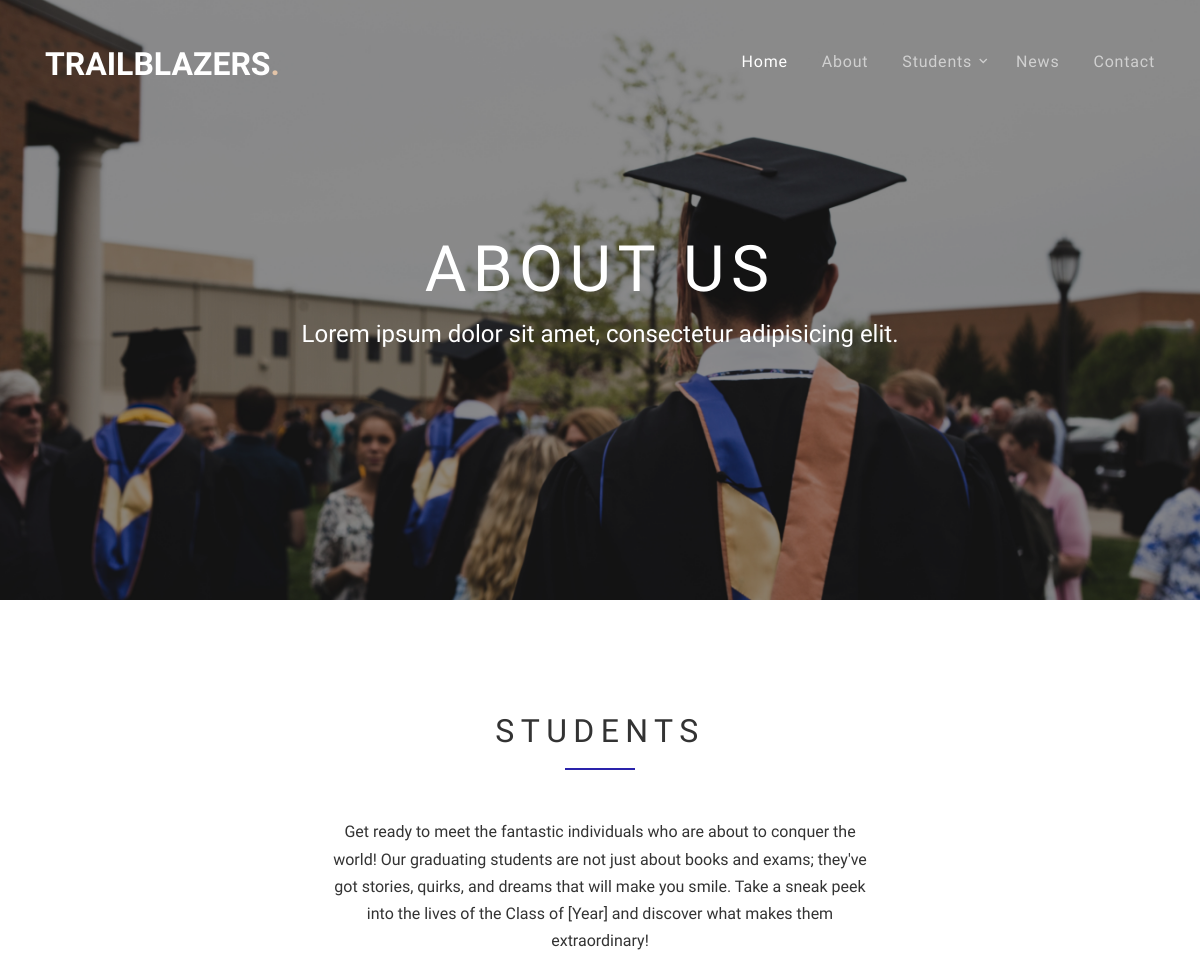
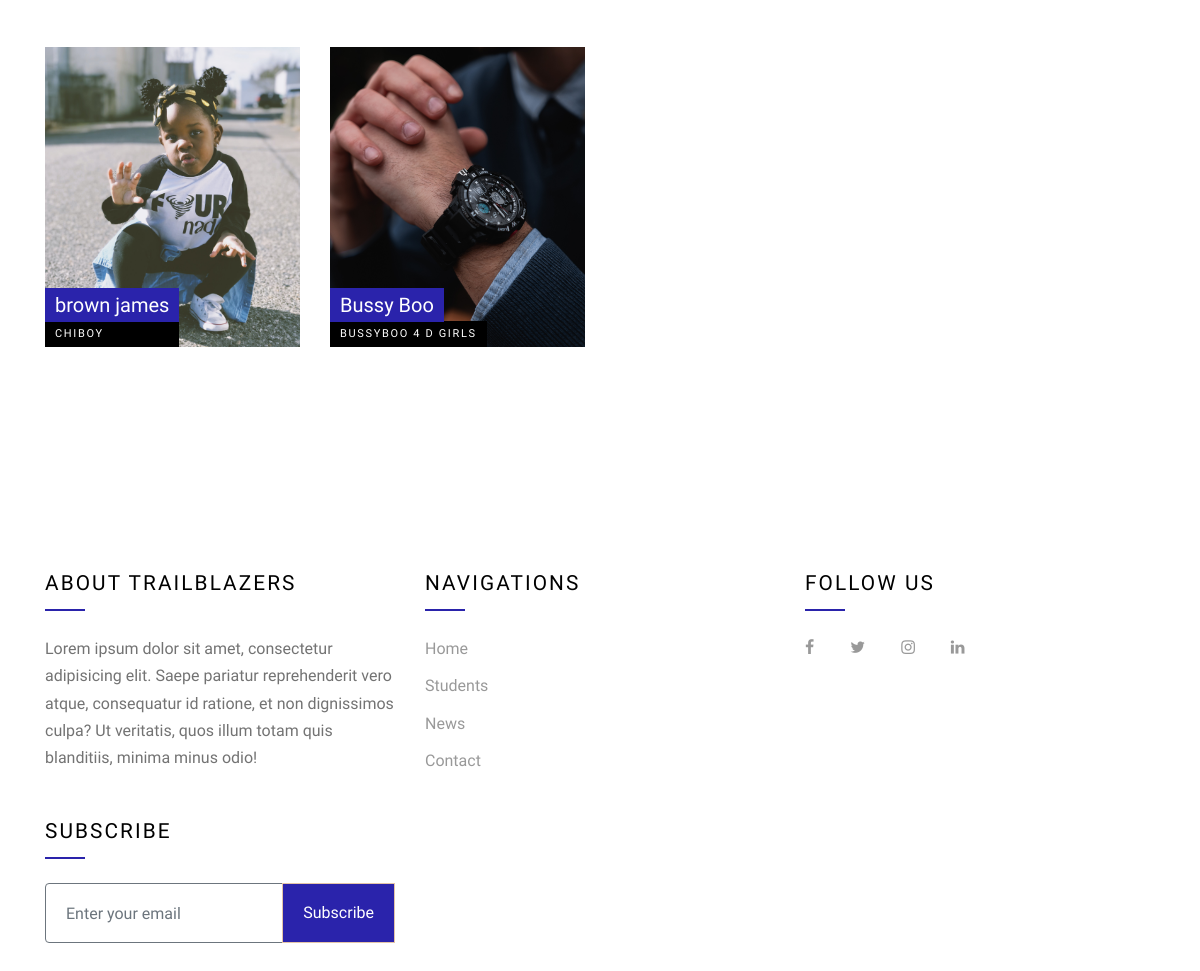
The page /about/ on the database its author committed (2 pictures, top to bottom).
### year_book/models.py (models this page shows, shortened)
class Year_Book(models.Model):
    student_first_name = models.CharField(max_length=200, blank=False)
    student_last_name = models.CharField(max_length=200, blank=False)
    student_nick_name = models.CharField(max_length=100, blank=False)
    student_image = models.FileField(blank=False, null=False, upload_to='student')
    email = models.EmailField(blank=False)
    phone_number = models.CharField(max_length=11, blank=False)
    favorite_course = models.CharField(max_length=100, blank=False)
    favorite_lecturer = models.CharField(max_length=100, blank=False)
    most_challenging_course = models.CharField(max_length=100, blank=False)
    relationship_status = models.CharField(max_length=100)
    date_of_birth = models.DateField(auto_now_add=True)
    hobbies = models.CharField(max_length=200)
    fun_fact_about_me = models.TextField()
    favorite_quote = models.TextField()
    resident_address = models.CharField(max_length=500)
    twitter_handle = models.URLField(max_length=200, blank=True)
    facebook_handle = models.URLField(max_length=200, blank=True)
    github = models.URLField(max_length=200, blank=True)
    linkedin = models.CharField(max_length=200, blank=True)
    slug = models.SlugField(max_length=250, unique=True)
    time_uploaded = models.DateTimeField('date uploaded', default=datetime.now())
    approve = models.BooleanField(default=False)
    class Meta():
        verbose_name_plural = 'Class Year Book'
    def get_student_url(self):
        return reverse('year_book:student_details', kwargs={'slug':self.slug} )

### year_book/views.py (the view)
# urls.py: path('about/', views.about, name='about'),
def about(request):
    about = About.objects.order_by('-time_uploaded')
    students = Year_Book.objects.order_by('-time_uploaded')
    return render(request, 'client/about.html', {'about':about, 'student_key':students,})

### templates/client/about.html (shortened to what this page needs)
{% extends 'client/base.html' %}
{% load static %}
{% block content %}
    <div class="site-blocks-cover inner-page-cover overlay" style="background-image: url('{% static 'images/abt.jpg' %}');"
    data-aos="fade" data-stellar-background-ratio="0.5" data-aos="fade">
    <div class="container">
      <div class="row align-items-center justify-content-center">
        <div class="col-md-7 text-center" data-aos="fade-up" data-aos-delay="400">
          <h1 class="text-white">About Us</h1>
          <p>Lorem ipsum dolor sit amet, consectetur adipisicing elit.</p>
        </div>
      </div>
    </div>
  </div>
  <div class="site-section">
    <div class="container">
      <div class="row">
        <div class="site-section-heading text-center mb-5 w-border col-md-6 mx-auto">
          <h2 class="mb-5">STUDENTS</h2>
          <p>Get ready to meet the fantastic individuals who are about to conquer the world! Our graduating students are not just about books and exams; they've got stories, quirks, and dreams that will make you smile. Take a sneak peek into the lives of the Class of [Year] and discover what makes them extraordinary!</p>
        </div>
      </div>
      <div class="row">
        {% if student_key %}
        {% for s in student_key %}
        <div class="col-md-6 col-lg-3" data-aos="fade-up" data-aos-delay="100">
          <a href="{{s.get_student_url}}" class="unit-9">
            <div class="image" style="background-image: url('{{s.student_image.url}}');"></div>
            <div class="unit-9-content">
              <h2>{{s.student_first_name}}  {{s.student_last_name}}</h2>
              <span>{{s.student_nick_name}}</span>
            </div>
          </a>
        </div>
        {% endfor %}
        {% endif %}
      </div>
    </div>
  </div>
{% endblock %}

### static/css/style.css (style rules this page uses)
body { line-height: 1.7; font-weight: 400; font-size: 1rem; color: #333; font-family: "Nunito Sans", -apple-system, BlinkMacSystemFont, "Segoe UI", Roboto, "Helvetica Neue", Arial, sans-serif, "Apple Color Emoji", "Segoe UI Emoji", "Segoe UI Symbol", "Noto Color Emoji"; }
h1, h2, h3, h4, h5, h6 { font-family: 'Oswald', sans-serif; }
a { -webkit-transition: .3s all ease; -o-transition: .3s all ease; transition: .3s all ease; }
.site-section { padding: 3em 0; }
@media (min-width: 768px) { .site-section { padding: 7em 0; } }
.site-blocks-cover { background-size: cover; background-repeat: no-repeat; background-position: top; }
.site-blocks-cover.overlay { position: relative; }
.site-blocks-cover.overlay:before { position: absolute; content: ""; left: 0; bottom: 0; right: 0; top: 0; background: rgba(0, 0, 0, 0.4); }
.site-blocks-cover, .site-blocks-cover .row { min-height: 600px; height: calc(100vh); }
.site-blocks-cover.inner-page-cover, .site-blocks-cover.inner-page-cover .row { min-height: 600px; height: calc(30vh); }
.site-blocks-cover h1 { font-weight: 900; color: #fff; font-size: 4rem; font-weight: normal; letter-spacing: .1em; text-transform: uppercase; }
.site-blocks-cover p { color: #fff; font-size: 1.5rem; line-height: 1.5; }
.padded-multi-line-primary, .unit-9 h2 { display: inline; background: #2a23ab; -webkit-box-shadow: 10px 0 0 #2a23ab, 0px 0 0 #2a23ab; box-shadow: 10px 0 0 #2a23ab, 0px 0 0 #2a23ab; }
.padded-multi-line-black, .unit-9 span { display: inline; background: #000; -webkit-box-shadow: 10px 0 0 #000, 0px 0 0 #000; box-shadow: 10px 0 0 #000, 0px 0 0 #000; }
.unit-9 { background-size: cover; background-position: center center; background-repeat: none; height: 300px; position: relative; display: block; overflow: hidden; }
.unit-9 .image { background-size: cover; background-position: center center; -webkit-transition: .3s all ease-in-out; -o-transition: .3s all ease-in-out; transition: .3s all ease-in-out; height: 300px; -webkit-transition: .3s all ease; -o-transition: .3s all ease; transition: .3s all ease; -webkit-transform: scale(1.05); -ms-transform: scale(1.05); transform: scale(1.05); }
.unit-9 .unit-9-content { -webkit-transition: .3s all ease-in-out; -o-transition: .3s all ease-in-out; transition: .3s all ease-in-out; position: absolute; bottom: 0; }
.unit-9 h2 { padding-left: 10px; padding-top: 5px; padding-bottom: 5px; color: #fff; font-size: 20px; margin-bottom: 0; }
.unit-9 span { background: #000; display: block; color: #fff; padding-left: 10px; padding-top: 4px; padding-bottom: 4px; font-size: 11px; letter-spacing: .15em; text-transform: uppercase; }
.site-section-heading h2 { font-size: 2rem; letter-spacing: .2em; text-transform: uppercase; }
.site-section-heading.w-border h2 { position: relative; padding-bottom: 20px; display: inline-block; }
.site-section-heading.w-border h2:after { position: absolute; content: ""; width: 70px; left: 0; bottom: 0; height: 2px; background: #2a23ab; }
.site-section-heading.w-border.text-center h2:after { left: 50%; -webkit-transform: translateX(-50%); -ms-transform: translateX(-50%); transform: translateX(-50%); }

### rows shown on the page
Year_Book: student_image (picture), student_first_name "brown", student_last_name "james", student_nick_name "CHIBOY"
Year_Book: student_image (picture), student_first_name "Bussy", student_last_name "Boo", student_nick_name "BUSSYBOO 4 D GIRLS"
